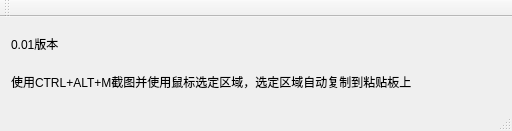
<?xml version="1.0" encoding="UTF-8"?>
<ui version="4.0">
 <class>ScreenShotClass</class>
 <widget class="QMainWindow" name="ScreenShotClass">
  <property name="geometry">
   <rect>
    <x>0</x>
    <y>0</y>
    <width>512</width>
    <height>131</height>
   </rect>
  </property>
  <property name="windowTitle">
   <string>ScreenShot</string>
  </property>
  <widget class="QWidget" name="centralWidget">
   <layout class="QVBoxLayout" name="verticalLayout">
    <item>
     <widget class="QLabel" name="label">
      <property name="text">
       <string>0.01版本</string>
      </property>
      <property name="wordWrap">
       <bool>true</bool>
      </property>
     </widget>
    </item>
    <item>
     <widget class="QLabel" name="label_2">
      <property name="text">
       <string>使用CTRL+ALT+M截图并使用鼠标选定区域，选定区域自动复制到粘贴板上</string>
      </property>
      <property name="wordWrap">
       <bool>true</bool>
      </property>
     </widget>
    </item>
   </layout>
  </widget>
  <widget class="QMenuBar" name="menuBar">
   <property name="geometry">
    <rect>
     <x>0</x>
     <y>0</y>
     <width>512</width>
     <height>26</height>
    </rect>
   </property>
  </widget>
  <widget class="QToolBar" name="mainToolBar">
   <attribute name="toolBarArea">
    <enum>TopToolBarArea</enum>
   </attribute>
   <attribute name="toolBarBreak">
    <bool>false</bool>
   </attribute>
  </widget>
  <widget class="QStatusBar" name="statusBar"/>
 </widget>
 <layoutdefault spacing="6" margin="11"/>
 <resources>
  <include location="ScreenShot.qrc"/>
 </resources>
 <connections/>
</ui>
